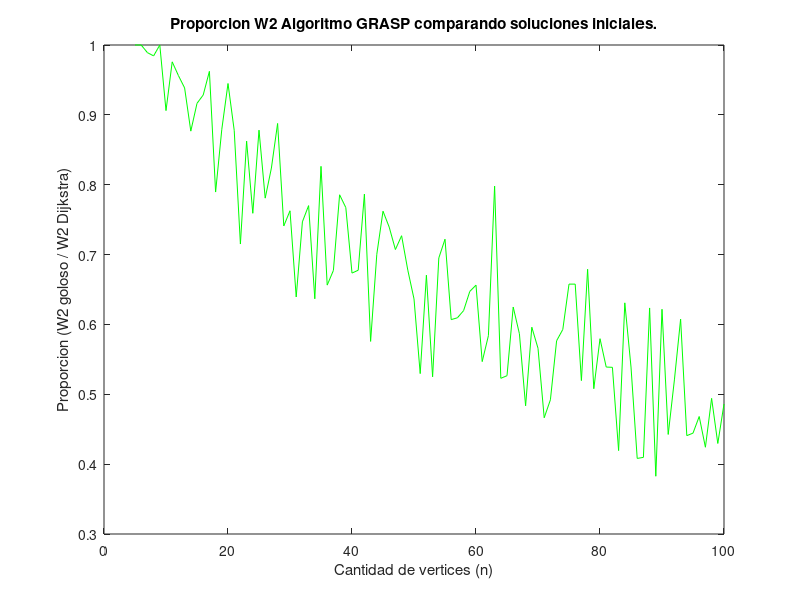

Write the MATLAB code that produced this figure.
function graficar_grasp_dijkstra_vs_goloso_tiempo()
  datos = [5 1.0000
  6 1.0000
  7 0.9891
  8 0.9844
  9 1.0000
  10 0.9061
  11 0.9759
  12 0.9563
  13 0.9386
  14 0.8767
  15 0.9165
  16 0.9284
  17 0.9623
  18 0.7895
  19 0.8793
  20 0.9449
  21 0.8779
  22 0.7151
  23 0.8624
  24 0.7591
  25 0.8781
  26 0.7808
  27 0.8239
  28 0.8877
  29 0.7410
  30 0.7627
  31 0.6393
  32 0.7469
  33 0.7701
  34 0.6367
  35 0.8263
  36 0.6563
  37 0.6773
  38 0.7856
  39 0.7673
  40 0.6735
  41 0.6776
  42 0.7866
  43 0.5757
  44 0.7004
  45 0.7621
  46 0.7393
  47 0.7072
  48 0.7270
  49 0.6777
  50 0.6366
  51 0.5296
  52 0.6705
  53 0.5250
  54 0.6951
  55 0.7220
  56 0.6069
  57 0.6095
  58 0.6198
  59 0.6473
  60 0.6562
  61 0.5468
  62 0.5839
  63 0.7980
  64 0.5229
  65 0.5266
  66 0.6249
  67 0.5867
  68 0.4835
  69 0.5960
  70 0.5659
  71 0.4664
  72 0.4921
  73 0.5766
  74 0.5928
  75 0.6577
  76 0.6577
  77 0.5196
  78 0.6790
  79 0.5080
  80 0.5796
  81 0.5390
  82 0.5386
  83 0.4194
  84 0.6309
  85 0.5390
  86 0.4082
  87 0.4097
  88 0.6236
  89 0.3827
  90 0.6217
  91 0.4425
  92 0.5206
  93 0.6076
  94 0.4408
  95 0.4444
  96 0.4682
  97 0.4242
  98 0.4942
  99 0.4296
  100 0.4861];

  close all;
    
  figure;
  plot(datos(:,1), datos(:,2), 'g');
  hold on;
  title('Proporcion W2 Algoritmo GRASP comparando soluciones iniciales.');
  %axis([0,100,0,110]);
  %set(hleg, 'Position', [0.2 0.55 0.2 0.2]);
  xlabel('Cantidad de vertices (n)');
  ylabel('Proporcion (W2 goloso / W2 Dijkstra)');
  saveas(gca, ['../graficos/grasp_comparacion_soluciones_iniciales_tiempo.eps'],'epsc');

end